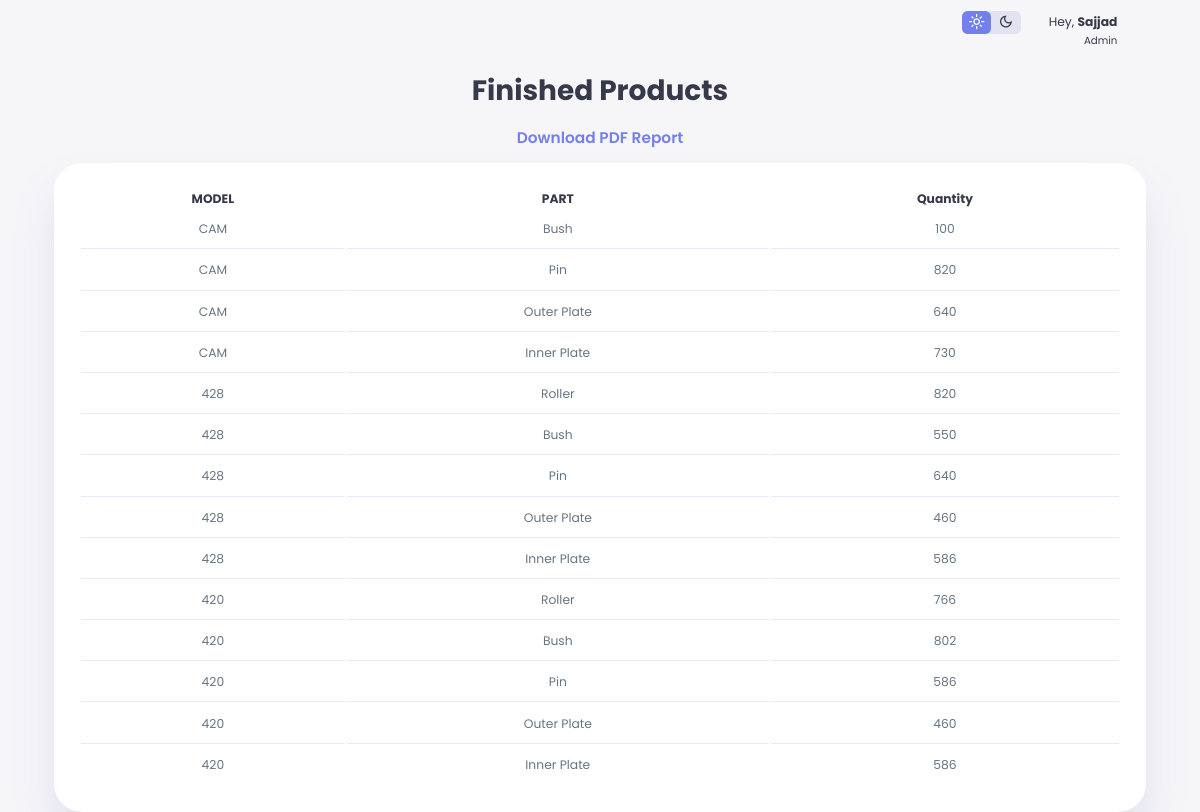
Before: /ShowFinishedMat/ (signed in) with the older database file.
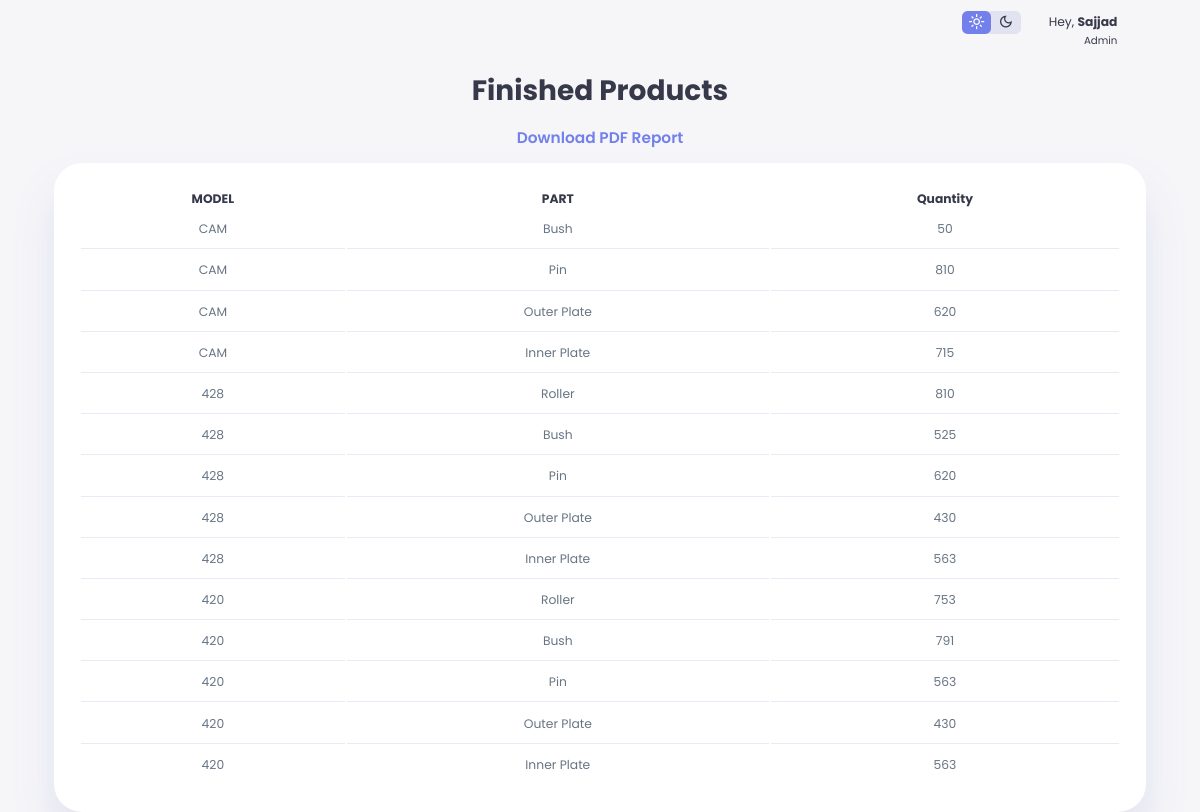
After: the same page with the newer database file.
### atlas/models.py (models this page shows, shortened)
class FinishedProduct(models.Model):
    MODEL_CHOICES = [
        ('420', '420'),
        ('428', '428'),
        ('CAM', 'CAM'),
    ]
    PART_CHOICES = [
        ('Inner Plate', 'Inner Plate'),
        ('Outer Plate', 'Outer Plate'),
        ('Pin', 'Pin'),
        ('Bush', 'Bush'),
        ('Roller', 'Roller'),
    ]
    model = models.CharField(max_length=50, choices=MODEL_CHOICES)
    part = models.CharField(max_length=50, choices=PART_CHOICES)
    quantity = models.IntegerField(default=0)

### atlas/views.py (the view)
# urls.py: path('ShowFinishedMat/', views.ShowFinishedMat, name="ShowFinishedMat"),
def ShowFinishedMat(request):
    context = {}
    context['Products'] = FinishedProduct.objects.all().order_by('-id')
    return render(request, 'AllFinished.html', context)

### templates/AllFinished.html (shortened to what this page needs)
{% load static %}
<!DOCTYPE html>
<html lang="en">
<head>
</head>
<body>
  {% if user.is_authenticated %}
  <div class="container">
    <main>
      <div class="products">
        <h2>Finished Products</h2>
        <a href="{% url 'download_pdf' %}">
            Download PDF Report
        </a>
        <table>
          <thead>
            <tr>
              <th>MODEL</th>
              <th>PART</th>
              <th>Quantity</th>
            </tr>
          </thead>
          <tbody>
            {% for product in Products %}
            <tr>
              <td>{{ product.model}} </td>
              <td>{{product.part}} </td>
              <td>{{product.quantity}}</td>
            </tr>
            {% endfor %}
        </table>
      </div>
      <div class="top">
        <div class="theme-toggle-btn">
          <span class="material-symbols-sharp active">light_mode</span>
          <span class="material-symbols-sharp">dark_mode</span>
        </div>
        <div class="profile">
          <div class="info">
            <p>Hey, <b>Sajjad</b></p>
            <small class = "text-muted">Admin</small>
          </div>
          <div class="profile-photo">
          </div>
        </div>
      </div>
    </main>
  </div>
{%endif%}
</body>
</html>

### templates/AllFinished.html (style rules this page uses)
:root { --color-primary: #7380ec; --color-danger: #ff7782; --color-success: #41f1b6; --color-warning: #ffbb55; --color-white: #fff; --color-info-dark: #7d8da1; --color-info-light: #dceleb; --color-dark: #363949; --color-light: rgba(132, 139, 200, 0.18); --color-primary-variant: #111e88; --color-dark-variant: #677483; --color-background: #f6f6f9; --color-light-prod: rgba(132, 139, 200, 0.18); --card-border-radius: 2rem; --border-radius-1: 0.4rem; --border-radius-2: 0.8rem; --border-radius-3: 1.2rem; --card-padding: 1.8rem; --padding-1: 1.2rem; --box-shadow: 0 2rem 3rem var(--color-light); }
* { margin: 0; padding: 0; outline: 0; appearance: none; border: 0; text-decoration: none; list-style: none; box-sizing: border-box; }
html { font-size: 14px; }
body { width: 100vw; height: 100vh; font-family: "Poppins", sans-serif; font-size: 0.88rem; background: var(--color-background); user-select: none; overflow-x: hidden; color: var(--color-dark); }
.container { display: grid; width: 96%; margin: 0 auto; padding-inline: 100px; gap: 3rem; grid-template-columns: 1fr; }
.profile-photo { width: 2.8rem; height: 2.8rem; border-radius: 50%; overflow: hidden; }
.top .theme-toggle-btn span { font-size: 1.2rem; width: 50%; height: 100%; display: flex; align-items: center; justify-content: center; }
.top .theme-toggle-btn span.active { background: var(--color-primary); color: white; border-radius: var(--border-radius-1); }
.top .profile { display: flex; gap: 2rem; text-align: right; align-items: center; }
.top { display: flex; justify-content: end; gap: 2rem; }
.top .theme-toggle-btn { background: var(--color-light); display: flex; justify-content: space-between; align-items: center; height: 1.6rem; width: 4.2rem; cursor: pointer; border-radius: var(--border-radius-1); }
.top { position: absolute; top: 0.8rem; right: 1.1rem; }
main .products { margin-top: 5rem; }
main .products h2 { font-size: 2rem; margin-bottom: 0.7rem; text-align: center; }
main .products table { background: var(--color-white); width: 100%; border-radius: var(--card-border-radius); padding: var(--card-padding); text-align: center; box-shadow: var(--box-shadow); transition: all 300ms ease; }
main table tbody td { height: 2.8rem; border-bottom: 1px solid var(--color-light); color: var(--color-dark-variant); }
main table tbody tr:last-child td { border: none; }
main .products a { font-size: 1.1rem; font-weight: 600; text-align: center; display: block; margin: 1rem auto; color: var(--color-primary); }
@media screen and (max-width:1200px) { .container { padding-inline: 30px; } }

Changed rows visible on the page:
changed FinishedProduct (number 1 of 14 on the later page): quantity "100" → "50"
changed FinishedProduct (number 2 of 14 on the later page): quantity "820" → "810"
changed FinishedProduct (number 3 of 14 on the later page): quantity "640" → "620"
changed FinishedProduct (number 4 of 14 on the later page): quantity "730" → "715"
changed FinishedProduct (number 5 of 14 on the later page): quantity "820" → "810"
changed FinishedProduct (number 6 of 14 on the later page): quantity "550" → "525"
changed FinishedProduct (number 7 of 14 on the later page): quantity "640" → "620"
changed FinishedProduct (number 8 of 14 on the later page): quantity "460" → "430"
changed FinishedProduct (number 9 of 14 on the later page): quantity "586" → "563"
changed FinishedProduct (number 10 of 14 on the later page): quantity "766" → "753"
changed FinishedProduct (number 11 of 14 on the later page): quantity "802" → "791"
changed FinishedProduct (number 12 of 14 on the later page): quantity "586" → "563"
changed FinishedProduct (number 13 of 14 on the later page): quantity "460" → "430"
changed FinishedProduct (number 14 of 14 on the later page): quantity "586" → "563"
